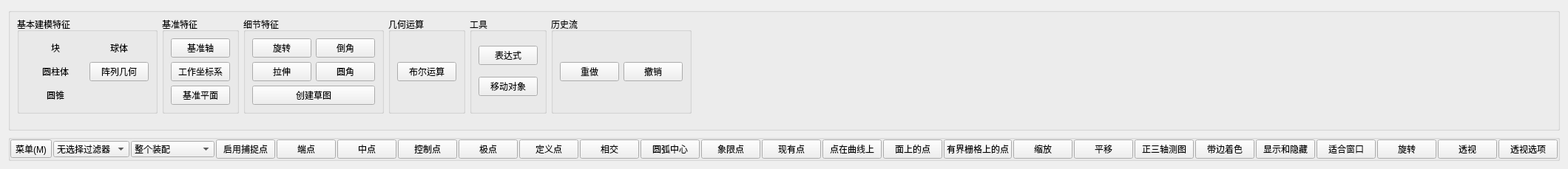
       <widget class="QWidget" name="tab_3">
        <attribute name="title">
         <string>建模</string>
        </attribute>
        <layout class="QGridLayout" name="gridLayout_25">
         <item row="0" column="0">
          <widget class="QGroupBox" name="groupBox">
           <property name="title">
            <string/>
           </property>
           <property name="flat">
            <bool>true</bool>
           </property>
           <layout class="QGridLayout" name="gridLayout">
            <property name="topMargin">
             <number>6</number>
            </property>
            <property name="bottomMargin">
             <number>20</number>
            </property>
            <item row="0" column="0" rowspan="2">
             <widget class="QGroupBox" name="groupBox_3">
              <property name="autoFillBackground">
               <bool>false</bool>
              </property>
              <property name="title">
               <string>基本建模特征</string>
              </property>
              <layout class="QGridLayout" name="gridLayout_2">
               <item row="0" column="0">
                <widget class="QPushButton" name="cuboid">
                 <property name="autoFillBackground">
                  <bool>false</bool>
                 </property>
                 <property name="text">
                  <string>块</string>
                 </property>
                 <property name="icon">
                  <iconset resource="resource/resources.qrc">
                   <normaloff>:/icons/cuboid_color.png</normaloff>:/icons/cuboid_color.png</iconset>
                 </property>
                 <property name="flat">
                  <bool>true</bool>
                 </property>
                </widget>
               </item>
               <item row="0" column="1">
                <widget class="QPushButton" name="sphere">
                 <property name="autoFillBackground">
                  <bool>false</bool>
                 </property>
                 <property name="text">
                  <string>球体</string>
                 </property>
                 <property name="icon">
                  <iconset resource="resource/resources.qrc">
                   <normaloff>:/icons/sphere_color.png</normaloff>:/icons/sphere_color.png</iconset>
                 </property>
                 <property name="flat">
                  <bool>true</bool>
                 </property>
                </widget>
               </item>
               <item row="1" column="0">
                <widget class="QPushButton" name="cylinder">
                 <property name="autoFillBackground">
                  <bool>false</bool>
                 </property>
                 <property name="text">
                  <string>圆柱体</string>
                 </property>
                 <property name="icon">
                  <iconset resource="resource/resources.qrc">
                   <normaloff>:/icons/cylinder_color.png</normaloff>:/icons/cylinder_color.png</iconset>
                 </property>
                 <property name="flat">
                  <bool>true</bool>
                 </property>
                </widget>
               </item>
               <item row="2" column="0">
                <widget class="QPushButton" name="cone">
                 <property name="autoFillBackground">
                  <bool>false</bool>
                 </property>
                 <property name="text">
                  <string>圆锥</string>
                 </property>
                 <property name="icon">
                  <iconset resource="resource/resources.qrc">
                   <normaloff>:/icons/cone_color.png</normaloff>:/icons/cone_color.png</iconset>
                 </property>
                 <property name="flat">
                  <bool>true</bool>
                 </property>
                </widget>
               </item>
               <item row="1" column="1">
                <widget class="QPushButton" name="pushButton_72">
                 <property name="text">
                  <string>阵列几何</string>
                 </property>
                </widget>
               </item>
              </layout>
             </widget>
            </item>
            <item row="0" column="5" rowspan="2" colspan="2">
             <widget class="QGroupBox" name="groupBox_10">
              <property name="title">
               <string>历史流</string>
              </property>
              <layout class="QGridLayout" name="gridLayout_23">
               <item row="0" column="1">
                <widget class="QPushButton" name="redoButton">
                 <property name="text">
                  <string>重做</string>
                 </property>
                </widget>
               </item>
               <item row="0" column="2">
                <widget class="QPushButton" name="undoButton">
                 <property name="text">
                  <string>撤销</string>
                 </property>
                </widget>
               </item>
              </layout>
             </widget>
            </item>
            <item row="0" column="4" rowspan="2">
             <widget class="QGroupBox" name="groupBox_11">
              <property name="title">
               <string>工具</string>
              </property>
              <layout class="QGridLayout" name="gridLayout_10">
               <item row="0" column="0">
                <widget class="QPushButton" name="expressionBtn">
                 <property name="text">
                  <string>表达式</string>
                 </property>
                </widget>
               </item>
               <item row="1" column="0">
                <widget class="QPushButton" name="pushButton_30">
                 <property name="text">
                  <string>移动对象</string>
                 </property>
                </widget>
               </item>
              </layout>
             </widget>
            </item>
            <item row="0" column="2" rowspan="2">
             <widget class="QGroupBox" name="groupBox_6">
              <property name="title">
               <string>细节特征</string>
              </property>
              <layout class="QGridLayout" name="gridLayout_5">
               <item row="0" column="1">
                <widget class="QPushButton" name="chamfer">
                 <property name="text">
                  <string>倒角</string>
                 </property>
                </widget>
               </item>
               <item row="1" column="0">
                <widget class="QPushButton" name="extrude">
                 <property name="text">
                  <string>拉伸</string>
                 </property>
                </widget>
               </item>
               <item row="1" column="1">
                <widget class="QPushButton" name="fillet">
                 <property name="text">
                  <string>圆角</string>
                 </property>
                </widget>
               </item>
               <item row="0" column="0">
                <widget class="QPushButton" name="revolve">
                 <property name="text">
                  <string>旋转</string>
                 </property>
                </widget>
               </item>
               <item row="2" column="0" colspan="2">
                <widget class="QPushButton" name="createSketchButton">
                 <property name="text">
                  <string>创建草图</string>
                 </property>
                </widget>
               </item>
              </layout>
             </widget>
            </item>
            <item row="0" column="3" rowspan="2">
             <widget class="QGroupBox" name="groupBox_8">
              <property name="title">
               <string>几何运算</string>
              </property>
              <layout class="QGridLayout" name="gridLayout_7">
               <item row="0" column="0">
                <widget class="QPushButton" name="boolOperationButton">
                 <property name="text">
                  <string>布尔运算</string>
                 </property>
                </widget>
               </item>
              </layout>
             </widget>
            </item>
            <item row="0" column="1" rowspan="2">
             <widget class="QGroupBox" name="groupBox_4">
              <property name="title">
               <string>基准特征</string>
              </property>
              <layout class="QGridLayout" name="gridLayout_3">
               <item row="0" column="0">
                <widget class="QPushButton" name="pushButton_4">
                 <property name="text">
                  <string>基准轴</string>
                 </property>
                </widget>
               </item>
               <item row="1" column="0">
                <widget class="QPushButton" name="workAxisButton">
                 <property name="text">
                  <string>工作坐标系</string>
                 </property>
                </widget>
               </item>
               <item row="2" column="0">
                <widget class="QPushButton" name="datum_plane_Button">
                 <property name="text">
                  <string>基准平面</string>
                 </property>
                </widget>
               </item>
              </layout>
             </widget>
            </item>
            <item row="1" column="7">
             <spacer name="horizontalSpacer_4">
              <property name="orientation">
               <enum>Qt::Orientation::Horizontal</enum>
              </property>
              <property name="sizeHint" stdset="0">
               <size>
                <width>40</width>
                <height>20</height>
               </size>
              </property>
             </spacer>
            </item>
           </layout>
          </widget>
         </item>
         <item row="1" column="0">
          <widget class="QGroupBox" name="groupBox_18">
           <property name="title">
            <string/>
           </property>
           <layout class="QGridLayout" name="gridLayout_39">
            <property name="leftMargin">
             <number>0</number>
            </property>
            <property name="topMargin">
             <number>0</number>
            </property>
            <property name="rightMargin">
             <number>0</number>
            </property>
            <property name="bottomMargin">
             <number>0</number>
            </property>
            <property name="horizontalSpacing">
             <number>2</number>
            </property>
            <property name="verticalSpacing">
             <number>4</number>
            </property>
            <item row="0" column="22">
             <widget class="QPushButton" name="pushButton_142">
              <property name="text">
               <string>旋转</string>
              </property>
             </widget>
            </item>
            <item row="0" column="8">
             <widget class="QPushButton" name="pushButton_151">
              <property name="text">
               <string>定义点</string>
              </property>
              <property name="icon">
               <iconset resource="resource/resources.qrc">
                <normaloff>:/icons/defined_point.png</normaloff>:/icons/defined_point.png</iconset>
              </property>
             </widget>
            </item>
            <item row="0" column="24">
             <widget class="QPushButton" name="pushButton_140">
              <property name="text">
               <string>透视选项</string>
              </property>
             </widget>
            </item>
            <item row="0" column="19">
             <widget class="QPushButton" name="pushButton_152">
              <property name="text">
               <string>带边着色</string>
              </property>
             </widget>
            </item>
            <item row="0" column="0">
             <widget class="QToolButton" name="toolButton_nxMainMenu_modeling">
              <property name="text">
               <string>菜单(M)</string>
              </property>
              <property name="popupMode">
               <enum>QToolButton::ToolButtonPopupMode::InstantPopup</enum>
              </property>
              <property name="toolButtonStyle">
               <enum>Qt::ToolButtonStyle::ToolButtonTextOnly</enum>
              </property>
             </widget>
            </item>
            <item row="0" column="15">
             <widget class="QPushButton" name="pushButton_138">
              <property name="text">
               <string>有界栅格上的点</string>
              </property>
             </widget>
            </item>
            <item row="0" column="4">
             <widget class="QPushButton" name="pushButton_139">
              <property name="text">
               <string>端点</string>
              </property>
              <property name="icon">
               <iconset resource="resource/resources.qrc">
                <normaloff>:/icons/capture_endpoint.png</normaloff>:/icons/capture_endpoint.png</iconset>
              </property>
             </widget>
            </item>
            <item row="0" column="16">
             <widget class="QPushButton" name="pushButton_148">
              <property name="text">
               <string>缩放</string>
              </property>
             </widget>
            </item>
            <item row="0" column="14">
             <widget class="QPushButton" name="pushButton_149">
              <property name="text">
               <string>面上的点</string>
              </property>
             </widget>
            </item>
            <item row="0" column="5">
             <widget class="QPushButton" name="pushButton_143">
              <property name="text">
               <string>中点</string>
              </property>
              <property name="icon">
               <iconset resource="resource/resources.qrc">
                <normaloff>:/icons/capture_midpoint.png</normaloff>:/icons/capture_midpoint.png</iconset>
              </property>
             </widget>
            </item>
            <item row="0" column="18">
             <widget class="QPushButton" name="pushButton_145">
              <property name="text">
               <string>正三轴测图</string>
              </property>
             </widget>
            </item>
            <item row="0" column="1">
             <widget class="QComboBox" name="comboBox_21">
              <item>
               <property name="text">
                <string>无选择过滤器</string>
               </property>
              </item>
              <item>
               <property name="text">
                <string>基准</string>
               </property>
              </item>
              <item>
               <property name="text">
                <string>实体</string>
               </property>
              </item>
              <item>
               <property name="text">
                <string>曲线</string>
               </property>
              </item>
              <item>
               <property name="text">
                <string>点</string>
               </property>
              </item>
              <item>
               <property name="text">
                <string>草图</string>
               </property>
              </item>
              <item>
               <property name="text">
                <string>草图约束</string>
               </property>
              </item>
              <item>
               <property name="text">
                <string>边</string>
               </property>
              </item>
              <item>
               <property name="text">
                <string>面</string>
               </property>
              </item>
             </widget>
            </item>
            <item row="0" column="2">
             <widget class="QComboBox" name="comboBox_19">
              <item>
               <property name="text">
                <string>整个装配</string>
               </property>
              </item>
              <item>
               <property name="text">
                <string>仅在工作部件内</string>
               </property>
              </item>
              <item>
               <property name="text">
                <string>仅在活动草图内</string>
               </property>
              </item>
             </widget>
            </item>
            <item row="0" column="6">
             <widget class="QPushButton" name="pushButton_146">
              <property name="text">
               <string>控制点</string>
              </property>
              <property name="icon">
               <iconset resource="resource/resources.qrc">
                <normaloff>:/icons/control_point.png</normaloff>:/icons/control_point.png</iconset>
              </property>
             </widget>
            </item>
            <item row="0" column="21">
             <widget class="QPushButton" name="pushButton_144">
              <property name="text">
               <string>适合窗口</string>
              </property>
             </widget>
            </item>
            <item row="0" column="7">
             <widget class="QPushButton" name="pushButton_150">
              <property name="text">
               <string>极点</string>
              </property>
              <property name="icon">
               <iconset resource="resource/resources.qrc">
                <normaloff>:/icons/polar_point.png</normaloff>:/icons/polar_point.png</iconset>
              </property>
             </widget>
            </item>
            <item row="0" column="9">
             <widget class="QPushButton" name="pushButton_147">
              <property name="text">
               <string>相交</string>
              </property>
              <property name="icon">
               <iconset resource="resource/resources.qrc">
                <normaloff>:/icons/capture_intersection_point.png</normaloff>:/icons/capture_intersection_point.png</iconset>
              </property>
             </widget>
            </item>
            <item row="0" column="17">
             <widget class="QPushButton" name="pushButton_134">
              <property name="text">
               <string>平移</string>
              </property>
             </widget>
            </item>
            <item row="0" column="13">
             <widget class="QPushButton" name="pushButton_133">
              <property name="text">
               <string>点在曲线上</string>
              </property>
             </widget>
            </item>
            <item row="0" column="20">
             <widget class="QPushButton" name="pushButton_153">
              <property name="text">
               <string>显示和隐藏</string>
              </property>
             </widget>
            </item>
            <item row="0" column="23">
             <widget class="QPushButton" name="pushButton_137">
              <property name="text">
               <string>透视</string>
              </property>
             </widget>
            </item>
            <item row="0" column="10">
             <widget class="QPushButton" name="pushButton_141">
              <property name="text">
               <string>圆弧中心</string>
              </property>
              <property name="icon">
               <iconset resource="resource/resources.qrc">
                <normaloff>:/icons/capture_arc_center_point.png</normaloff>:/icons/capture_arc_center_point.png</iconset>
              </property>
             </widget>
            </item>
            <item row="0" column="12">
             <widget class="QPushButton" name="pushButton_136">
              <property name="text">
               <string>现有点</string>
              </property>
              <property name="icon">
               <iconset resource="resource/resources.qrc">
                <normaloff>:/icons/exist_point.png</normaloff>:/icons/exist_point.png</iconset>
              </property>
             </widget>
            </item>
            <item row="0" column="11">
             <widget class="QPushButton" name="pushButton_135">
              <property name="text">
               <string>象限点</string>
              </property>
              <property name="icon">
               <iconset resource="resource/resources.qrc">
                <normaloff>:/icons/capture_quadrant_point.png</normaloff>:/icons/capture_quadrant_point.png</iconset>
              </property>
             </widget>
            </item>
            <item row="0" column="3">
             <widget class="QPushButton" name="pushButton_71">
              <property name="text">
               <string>启用捕捉点</string>
              </property>
              <property name="icon">
               <iconset resource="resource/resources.qrc">
                <normaloff>:/icons/capture.png</normaloff>:/icons/capture.png</iconset>
              </property>
             </widget>
            </item>
           </layout>
          </widget>
         </item>
        </layout>
       </widget>
